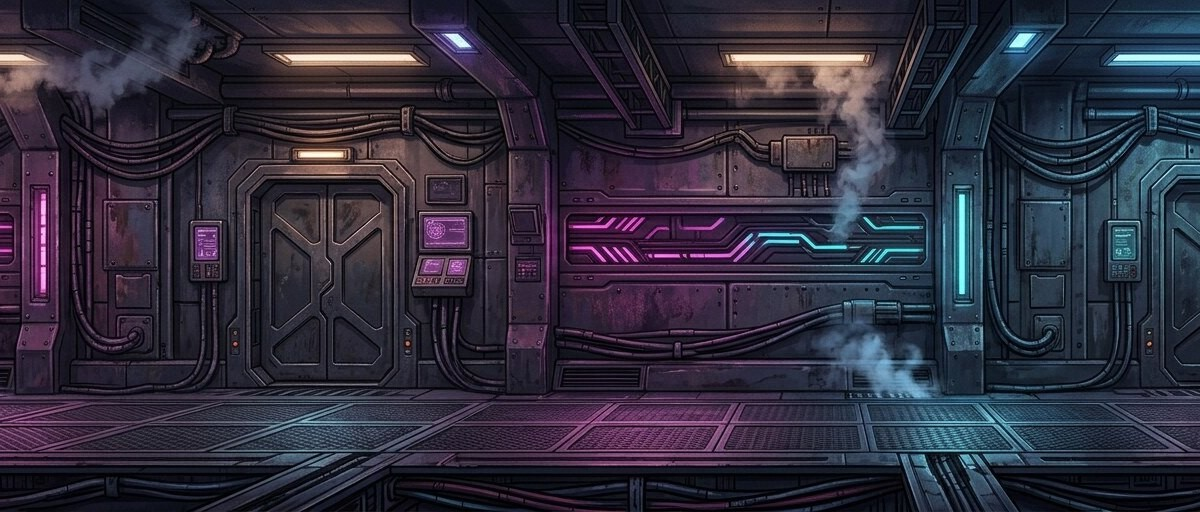
#> input picture code/props_2_6_8/ref_l8.jpg, 1200 x 512 px
$ python seg.py ref_l8.jpg
#> lines starting #> are read from the running program, lines starting #| are printed output that depends on the picture
from PIL import Image
import numpy as np
from scipy import ndimage as ndi
def load(path):
#> called with path = 'ref_l8.jpg'
    a=np.array(Image.open(path).convert('RGBA')).astype(np.float32)
    r,g,b,al=[a[...,i] for i in range(4)]
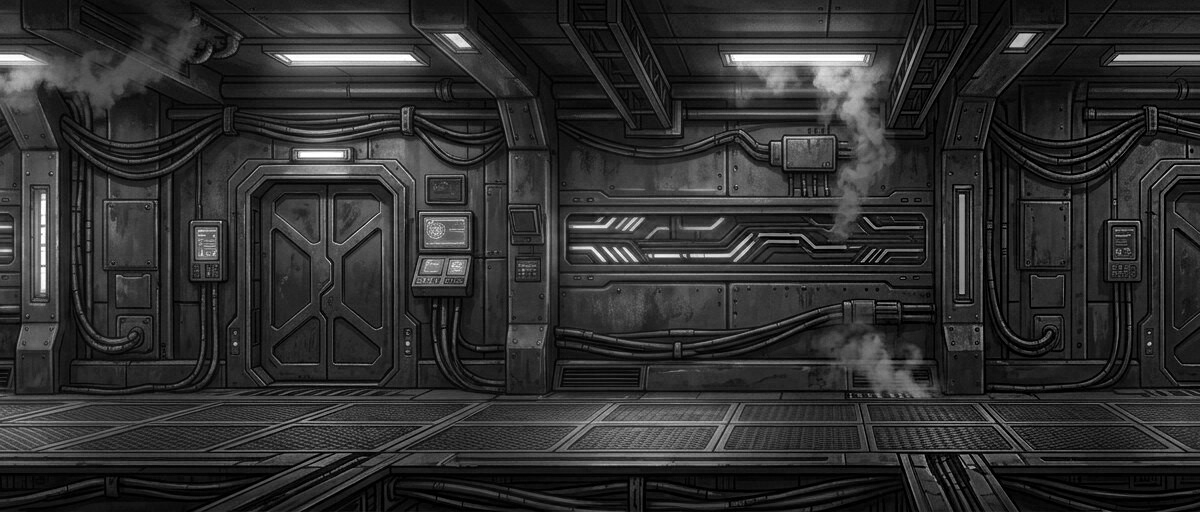
#> r: shape (512, 1200) float32; min 0, max 255, mean 47.1
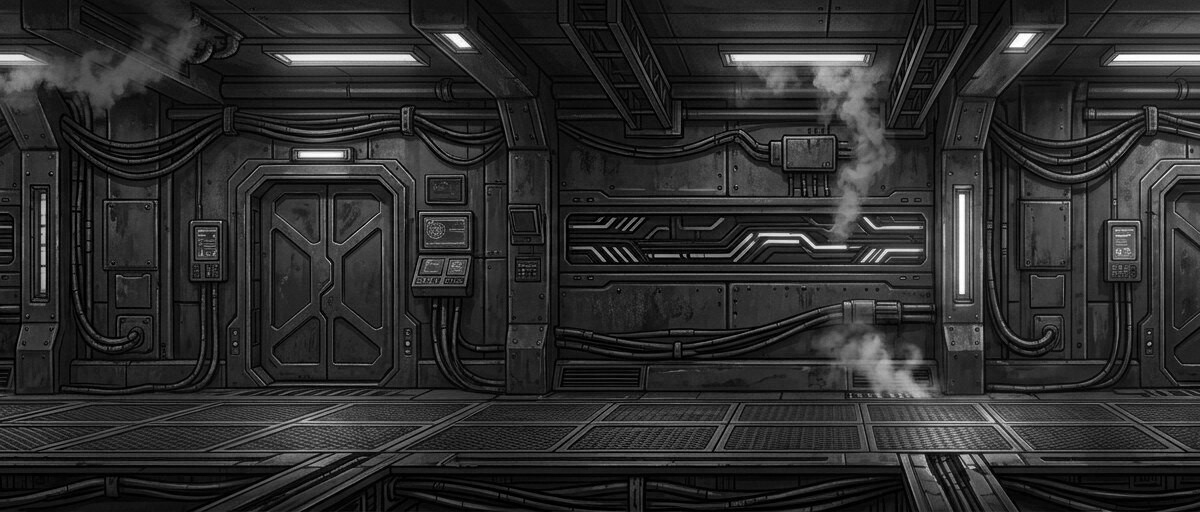
#> g: shape (512, 1200) float32; min 0, max 255, mean 44.6
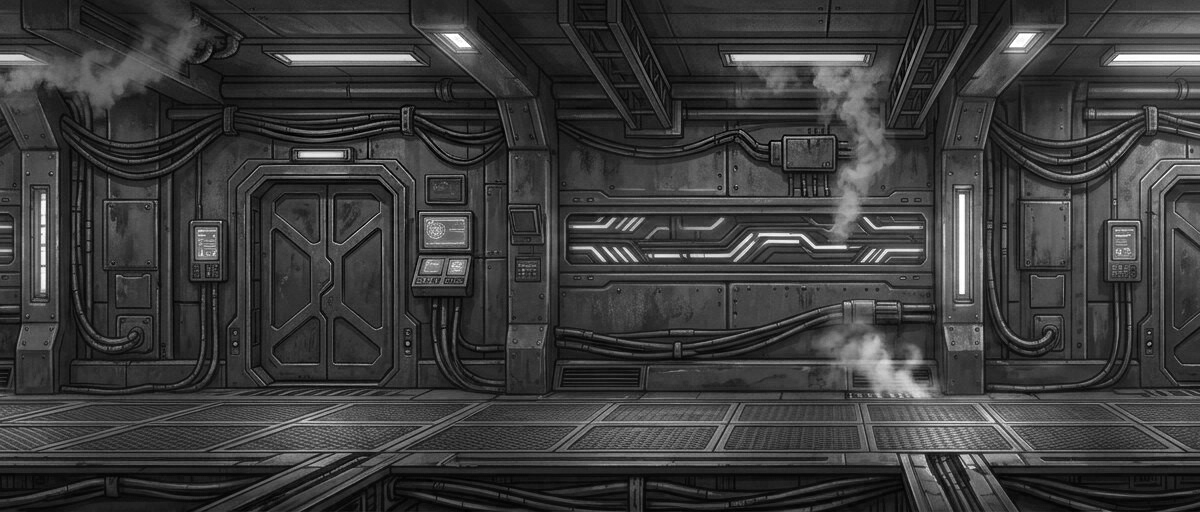
#> b: shape (512, 1200) float32; min 0, max 255, mean 59.7
#> al: shape (512, 1200) float32; every value is 255
    gex=g-np.maximum(r,b)
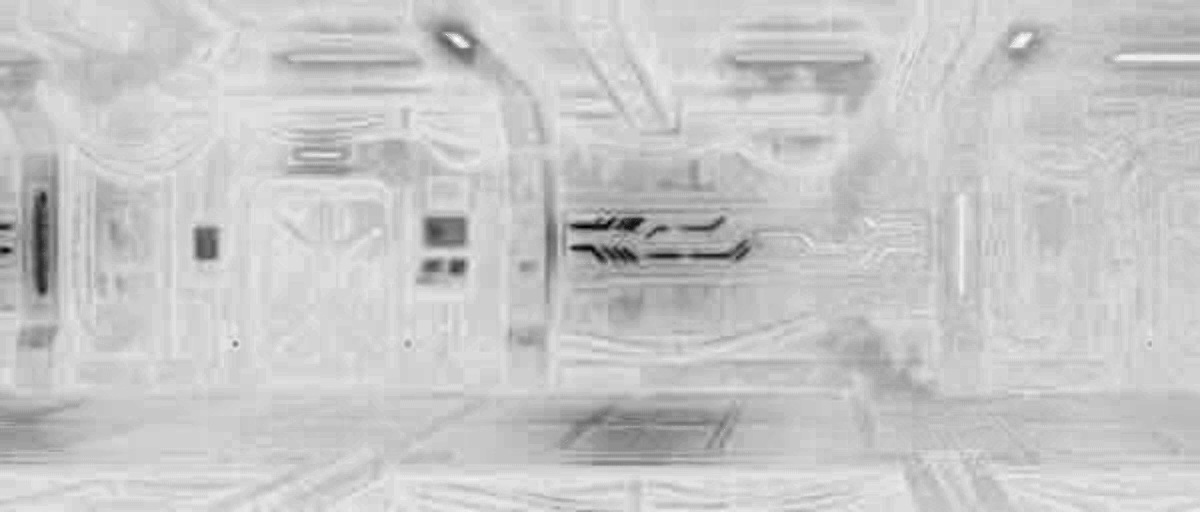
#> gex: shape (512, 1200) float32; min -111, max 9, mean -17.26; drawn with min black and max white
    # key any remaining chroma green (works for un-keyed sheets too)
    key=(gex>40)&(g>90)
#> key: shape (512, 1200) bool; every value is 0
    soft=(gex>12)&~key
    al=np.where(key,0,al)
    al=np.where(soft,np.minimum(al,np.clip(255-(gex-12)*8,0,255)),al)
    mx=np.maximum(r,b); g=np.where(g>mx,mx+(g-mx)*0.15,g)
#> after `mx = np.maximum(r, b)`:
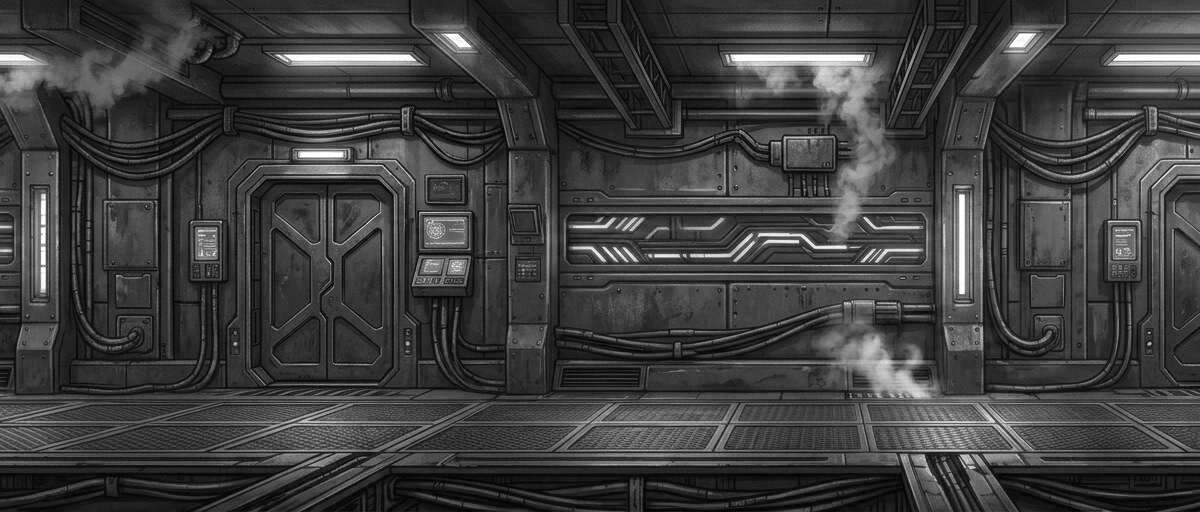
#> mx: shape (512, 1200) float32; min 1, max 255, mean 61.9
    a[...,1]=g; a[...,3]=al
#> after `a[..., 1] = g`: a: shape (512, 1200, 4) float32; mean R, G, B, A 47.1, 44.6, 59.7, 255.9
    return a
def comps(a,minpix=400,thr=40):
#> called with minpix = 400, thr = 40
    m=a[...,3]>thr; lab,n=ndi.label(m,structure=np.ones((3,3)))
#> after `m = a[..., 3] > thr`: m: shape (512, 1200) bool; every value is 1
#> after `lab, n = ndi.label(m, structure=np.ones((3, 3)))`: lab: shape (512, 1200) int32; every value is 1
#> after `lab, n = ndi.label(m, structure=np.ones((3, 3)))`: n = 1
    out=[]
    for i,sl in enumerate(ndi.find_objects(lab),1):
        cnt=int((lab[sl]==i).sum())
        if cnt>=minpix: out.append((i,cnt,sl[1].start,sl[0].start,sl[1].stop,sl[0].stop))
#> this loop made 1 pass
#> (i, cnt) on pass 1: (1, 614400)
#> after the loop, out = [(1, 614400, 0, 0, 1200, 512)]
    return lab,sorted(out,key=lambda c:c[2])
def cut(a,lab,c,extra_box=None,merge_small=True,pad=0):
    i,_,x0,y0,x1,y1=c
    m=lab==i
    if extra_box: # merge every labelled px inside box (droplets etc.)
        X0,Y0,X1,Y1=extra_box; sub=np.zeros_like(m); sub[Y0:Y1,X0:X1]=True; m|=(lab>0)&sub
    ys,xs=np.nonzero(m); x0,x1,y0,y1=xs.min(),xs.max()+1,ys.min(),ys.max()+1
    s=a[y0:y1,x0:x1].copy(); s[...,3]=np.where(m[y0:y1,x0:x1],s[...,3],0)
    return s
if __name__=='__main__':
    import sys
    for f in sys.argv[1:]:
        a=load(f); lab,cs=comps(a); print(f,a.shape,[(c[1],c[2:]) for c in cs])
#> after `lab, cs = comps(a)`: cs = [(1, 614400, 0, 0, 1200, 512)]
